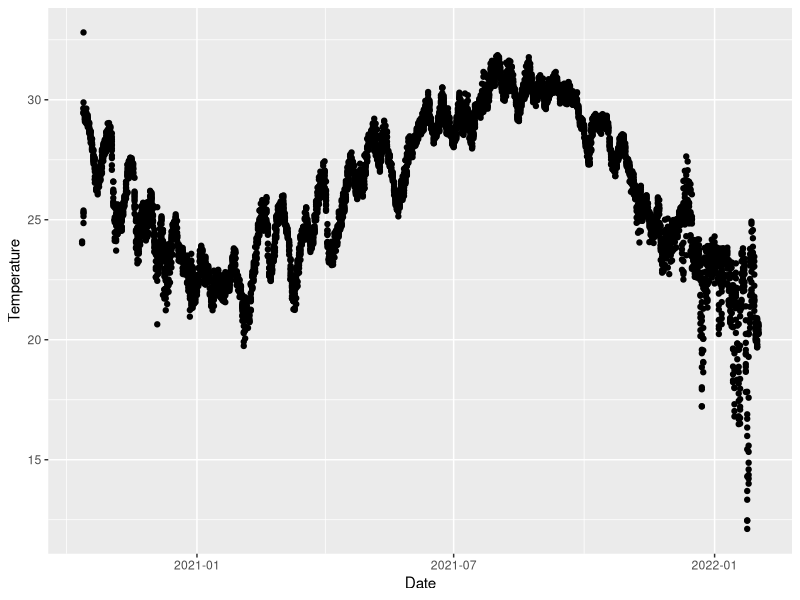
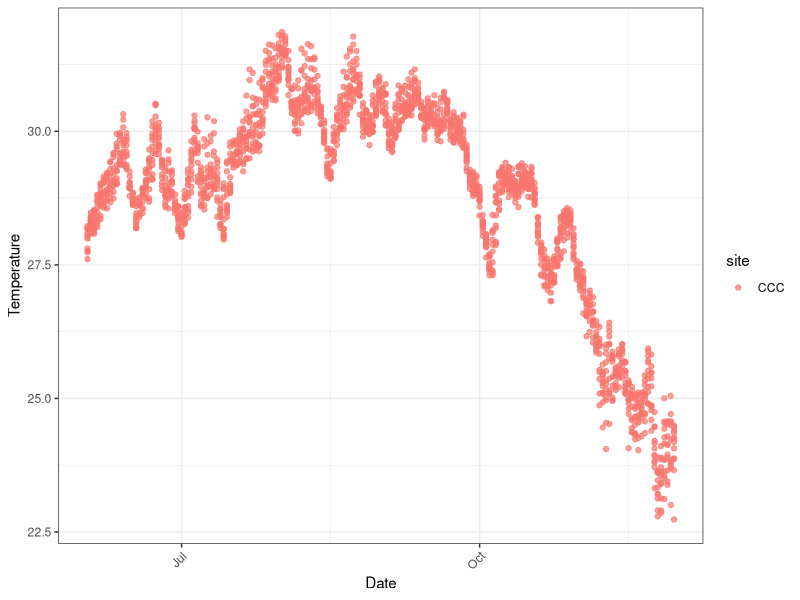
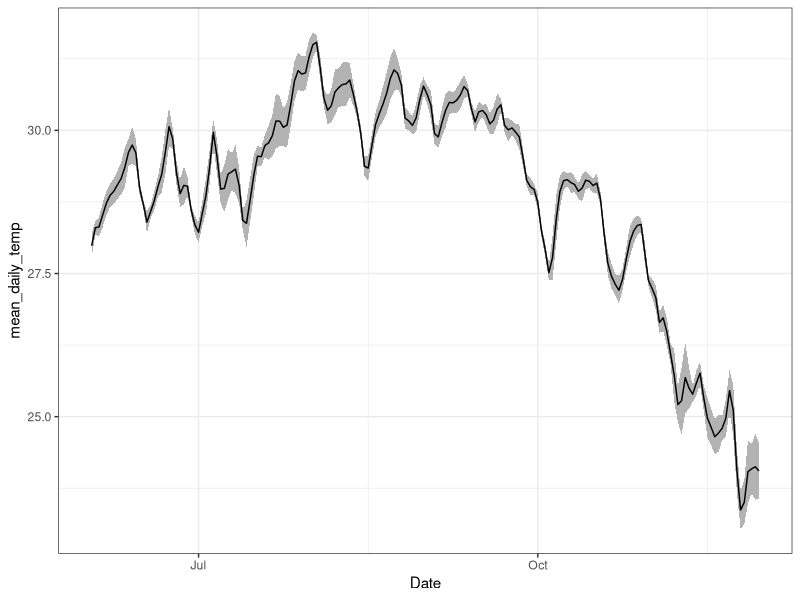
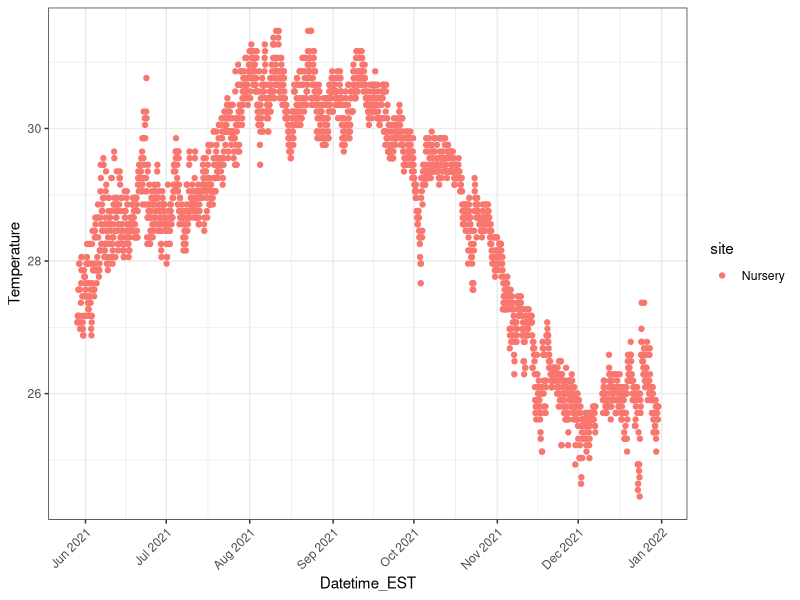
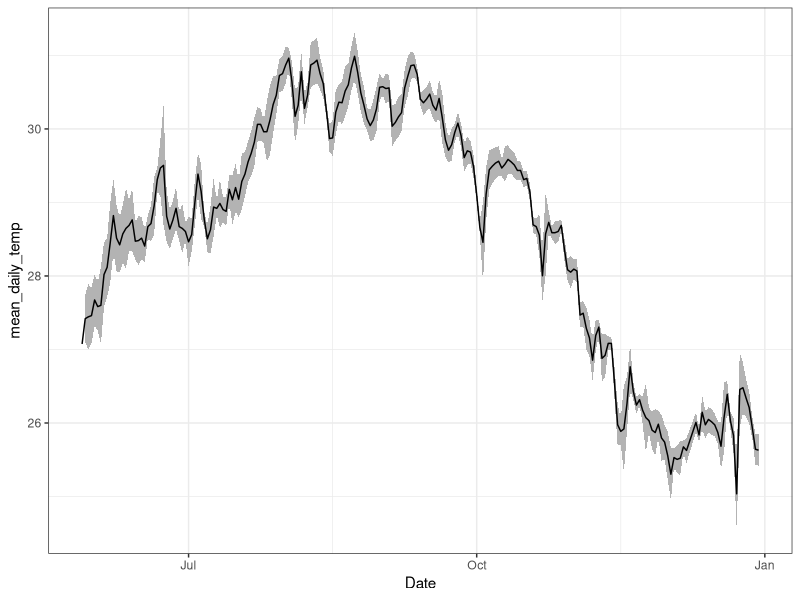
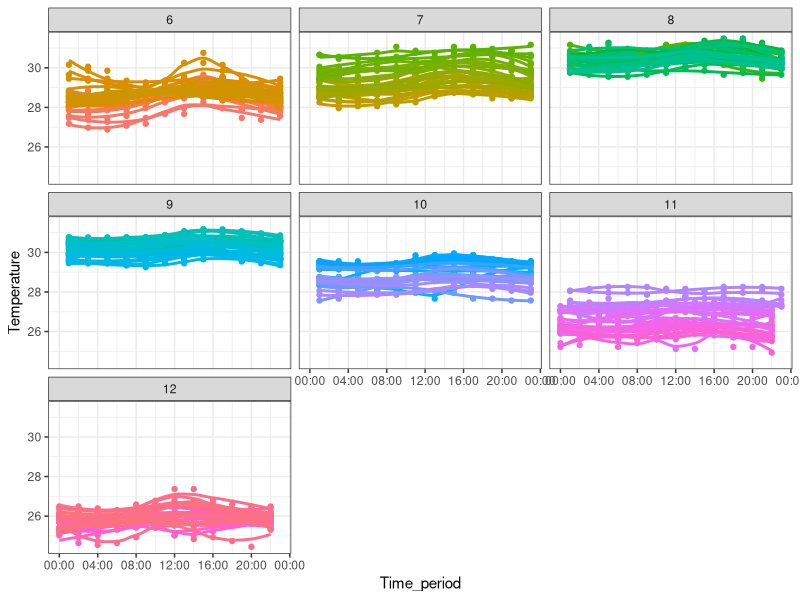
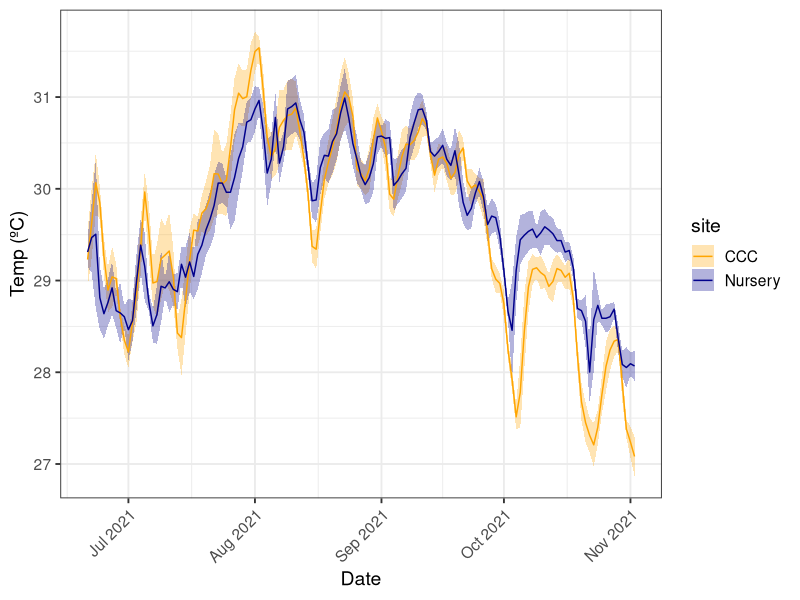
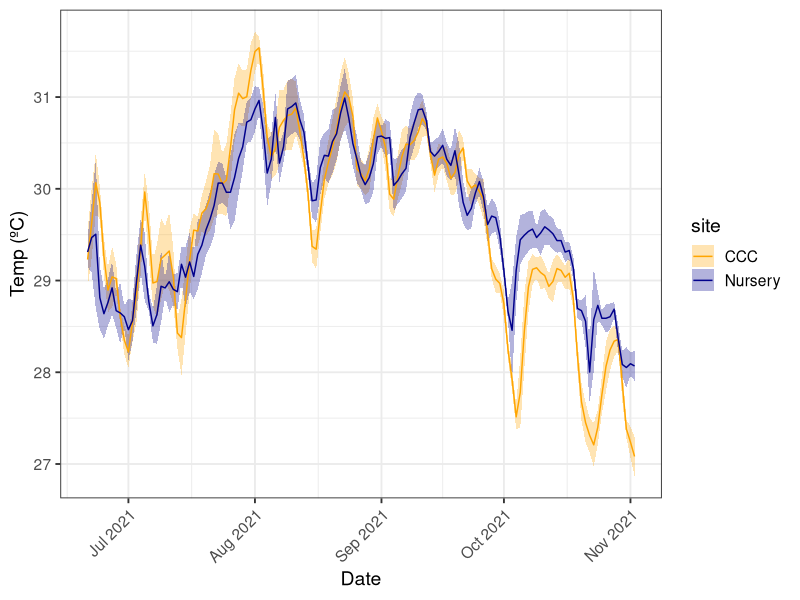

Reproduce these figures in R, in order.
## ---- chunk 1
library(tidyverse)
library(readxl)
## ---- chunk 2
cures_frame_tilt_temp <- read_excel("raw_data/Oct2020_Jan2022_1901102_urban-2020-10_(0)_Temperature.xlsx", sheet = "1901102_urban-2020-10_(0)_Tempe")
#logged every 15 min

#edit cures frame time
cures_frame_tilt_temp$Datetime <- as.POSIXct(cures_frame_tilt_temp$Datetime, tz="UTC")
cures_frame_tilt_temp$Datetime_EST <- with_tz(cures_frame_tilt_temp$Datetime, "America/New_York")

# Filter the data to select time points at 2-hour intervals
cures_frame_tilt_temp <- cures_frame_tilt_temp %>%
  filter(minute(Datetime_EST) == 0 & (hour(Datetime_EST) %% 2 == 0))

cures_frame_tilt_temp %>% 
  mutate(site = "CCC") %>% 
  dplyr::select(!Date:Datetime) %>% 
  dplyr::rename(Temperature = `Temperature (C)`) -> cures_frame_tilt_temp

# split date and time into two columns
cures_frame_tilt_temp %>% 
  tidyr::separate(Datetime_EST, c("Date", "Time"), sep = "\\ ", remove = FALSE) %>% 
  mutate(Date = as.Date(Date), Time = format(Datetime_EST, format = "%H:%M:%S")) -> cures_frame_tilt_temp

cures_frame_tilt_temp %>% 
  mutate(Time_period = hms(Time)) -> cures_frame_tilt_temp

max(cures_frame_tilt_temp$Datetime_EST) #"2022-02-01 12:00:00 EST"
min(cures_frame_tilt_temp$Datetime_EST) #"2020-10-12 20:00:00 EDT"
## ---- chunk 3
ggplot(cures_frame_tilt_temp, aes(x=Date, y=Temperature)) +
  geom_point()
## ---- chunk 4
# trim off the first and last day because those include time points before the instrument was in the water
cures_frame_tilt_temp %>% 
  filter(Date > "2021-06-01" & Date < "2021-12-01") -> CCC_temp_2021_06_01
## ---- chunk 5
ggplot(CCC_temp_2021_06_01, aes(x=Date, y=Temperature, color = site)) +
  geom_point(alpha = 0.7) +
  theme_bw() +
  theme(axis.text.x = element_text(angle = 45, hjust = 1))
## ---- chunk 6
CCC_temp_2021_06_01 %>% 
  group_by(Date) %>% 
  summarise(mean_daily_temp = mean(Temperature), sd_daily_temp = sd(Temperature), daily_range = (max(Temperature)-min(Temperature))) %>% 
  ggplot(., aes(x=Date, y=mean_daily_temp)) +
  geom_ribbon(aes(ymin = mean_daily_temp - sd_daily_temp, ymax = mean_daily_temp + sd_daily_temp), fill = "grey70") +
  geom_line() +
  theme_bw()
## ---- chunk 7
# trim off the first and last days because those include time points before the HOBO was in the water
KB_05282021 <- read_csv("raw_data/KBNursery_2021_05_28.csv", skip = 1)
KB_05282021 %>% 
  mutate(Datetime_EST=with_tz(mdy_hms(`Date Time, GMT-04:00`, tz = "Etc/GMT+4"), tzone = "Etc/GMT+4")) %>% 
  mutate(Datetime_EST=with_tz(Datetime_EST, tzone = "America/New_York")) %>% 
  dplyr::rename(Temperature = `Temp, °C (LGR S/N: 21085862, SEN S/N: 21085862)`) %>% 
  dplyr::select(Temperature, Datetime_EST) %>% 
  filter(Datetime_EST > "2021-05-29 01:00:00" & Datetime_EST < "2021-08-11 11:00:00") %>% 
  mutate(Light = NA) -> KB_05282021

KB_08112021 <- read_csv("raw_data/KBNursery_2021_08_11.csv", skip = 1)
KB_08112021 %>% 
  mutate(Datetime_EST=with_tz(mdy_hm(`Date Time, GMT-04:00`, tz = "Etc/GMT+4"), tzone = "Etc/GMT+4")) %>% 
  mutate(Datetime_EST=with_tz(Datetime_EST, tzone = "America/New_York")) %>% 
  dplyr::rename(Temperature = `Temp, °C (LGR S/N: 20831178, SEN S/N: 20831178)`) %>% 
  dplyr::rename(Light = `Intensity, lum/ft² (LGR S/N: 20831178, SEN S/N: 20831178)`) %>% 
  filter(Datetime_EST < "2021-12-07 17:00:00") %>% 
  dplyr::select(Temperature, Light, Datetime_EST) -> KB_08112021

KB_120821 <- read_csv("raw_data/KBNursery_2021_12_08.csv", skip = 1)
KB_120821%>% 
  mutate(Datetime_EST=with_tz(mdy_hm(`Date Time, GMT-05:00`, tz = "Etc/GMT+5"), tzone = "Etc/GMT+5")) %>% 
  mutate(Datetime_EST=with_tz(Datetime_EST, tzone = "America/New_York")) %>% 
  dplyr::rename(Temperature = `Temp, °C (LGR S/N: 21236769, SEN S/N: 21236769)`) %>% 
  dplyr::rename(Light = `Intensity, lum/ft² (LGR S/N: 21236769, SEN S/N: 21236769)`) %>% 
  filter(Datetime_EST > "2021-12-10 04:00:00" & Datetime_EST < "2021-12-31 00:00:00") %>% 
  dplyr::select(Temperature, Light, Datetime_EST) -> KB_120821

rbind(KB_05282021, KB_08112021, KB_120821) -> all_KB_data

all_KB_data %>% 
  mutate(site = "Nursery") -> all_KB_data

all_KB_data$Temperature <- as.numeric(all_KB_data$Temperature)

all_KB_data %>% 
  tidyr::separate(Datetime_EST, c("Date", "Time"), sep = "\\ ", remove = FALSE) %>% 
  mutate(Date = as.Date(Date), Time = format(Datetime_EST, format = "%H:%M:%S")) -> all_KB_data

all_KB_data %>% 
  mutate(Time_period = hms(Time)) -> all_KB_data
## ---- chunk 8
ggplot(all_KB_data, aes(x=Datetime_EST, y=Temperature, color = site)) +
  geom_point() +
  theme_bw() +
  scale_x_datetime(date_labels = "%b %Y",  # Customize the date format
                     date_breaks = "1 month") +
  theme(axis.text.x = element_text(angle = 45, hjust = 1)) 
## ---- chunk 9
all_KB_data %>% 
  group_by(Date) %>% 
  summarise(mean_daily_temp = mean(Temperature), sd_daily_temp = sd(Temperature), daily_range = (max(Temperature)-min(Temperature))) %>% 
  ggplot(., aes(x=Date, y=mean_daily_temp)) +
  geom_ribbon(aes(ymin = mean_daily_temp - sd_daily_temp, ymax = mean_daily_temp + sd_daily_temp), fill = "grey70") +
  geom_line() +
  theme_bw()
## ---- chunk 10
all_KB_data %>% 
  mutate(year = year(Date), month = month(Date), day = day(Date)) %>% 
  filter(Date > "2021-06-01") %>% 
  mutate(Date = as.factor(Date)) %>% 
  ggplot(., aes(x=Time_period, y=Temperature, color = Date)) +
  geom_point() +
  geom_smooth(se=F) +
  facet_wrap(~month) +
  scale_x_time(labels = scales::time_format("%H:%M")) +
  theme_bw() +
  theme(legend.position = "none")
## ---- chunk 11
all_KB_data %>% 
  full_join(., CCC_temp_2021_06_01) %>% 
  group_by(Date, site) %>% 
  summarise(mean_daily_temp = mean(Temperature), sd_daily_temp = sd(Temperature), daily_range = (max(Temperature)-min(Temperature))) %>% 
  filter(Date < "2021-11-03" & Date > "2021-06-20") %>% 
  ggplot(., aes(x=Date, y=mean_daily_temp, color = site)) +
  geom_ribbon(aes(ymin = mean_daily_temp - sd_daily_temp, ymax = mean_daily_temp + sd_daily_temp, fill = site), alpha = 0.3, color = NA) +
  geom_line() +
  theme_bw(base_size = 14) +
  labs(x="Date", y = "Temp (ºC)") +
  scale_color_manual(values = c("CCC" = "orange", "Nursery" = "darkblue")) +
  scale_fill_manual(values = c("CCC" = "orange", "Nursery" = "darkblue")) +
  scale_x_date(date_labels = "%b %Y",  # Customize the date format
                     date_breaks = "1 month") +
  theme(axis.text.x = element_text(angle = 45, hjust = 1))
ggsave("CCCvsnursery_temp_v2.pdf", width=8, height = 7)
## ---- chunk 12
all_KB_data %>% 
  full_join(., CCC_temp_2021_06_01) %>% 
  filter(Date < "2021-12-01" & Date > "2021-06-01") %>% 
  mutate(year = year(Date), month = month(Date), day = day(Date)) %>% 
  as.data.frame() %>% 
  write_csv(., "tidy_KB_CCC_data.csv")
